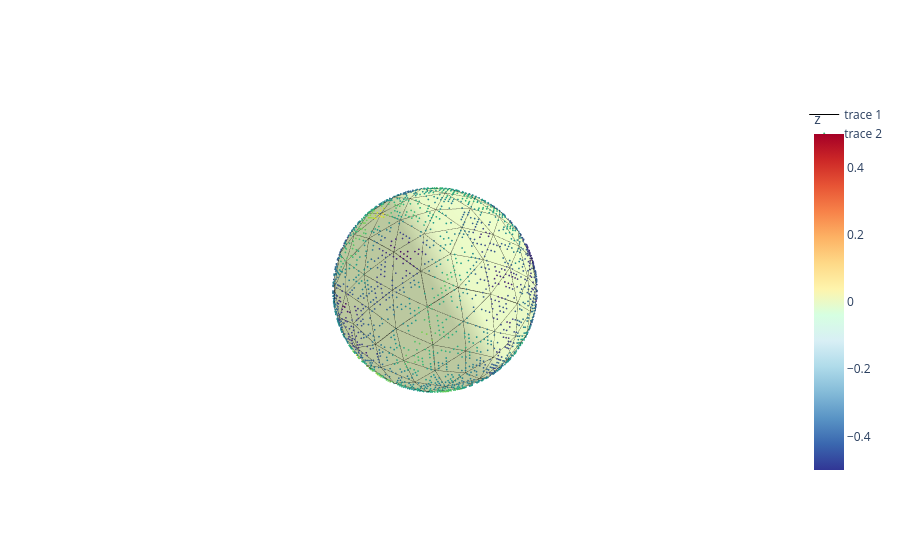

Notebook source saved alongside this figure:
### Markdown cell above
Highlight One sample and check the closest meshes

### Code cell
point = gop.PointDb(dbdat, size=1, nameColor="simu", fromLongLat=True)
blank = gop.SurfaceOnMesh(mesh, opacity=1)
meshing = gop.Meshing(mesh)

fig = go.Figure(data=[blank, meshing, point])
fig.update_scenes(xaxis_visible=False, yaxis_visible=False, zaxis_visible=False)
f = fig.show()

### Figure 1 — Plotly figure (JSON) as saved in the notebook; plotly's stock layout.template omitted (floating-point values rounded to 4 significant figures; data arrays with more than 128 entries replaced by an {"elided": "..."} marker saying what was removed)
{"data": [{"color": "white", "colorbar": {"title": {"text": "z"}}, "colorscale": [[0, "#313695"], [0.07692, "#3a67af"], [0.1538, "#5994c5"], [0.2308, "#84bbd8"], [0.3077, "#afdbea"], [0.3846, "#d8eff5"], [0.4615, "#d6ffe1"], [0.5385, "#fef4ac"], [0.6154, "#fed987"], [0.6923, "#fdb264"], [0.7692, "#f78249"], [0.8462, "#e75435"], [0.9231, "#cc2727"], [1, "#a50026"]], "i": {"elided": "320 int values"}, "intensity": {"elided": "162 float values"}, "j": {"elided": "320 int values"}, "k": {"elided": "320 int values"}, "name": "y", "opacity": 1, "type": "mesh3d", "x": {"elided": "162 float values"}, "y": {"elided": "162 float values"}, "z": {"elided": "162 float values"}}, {"line": {"color": "black", "width": 1}, "mode": "lines", "type": "scatter3d", "x": {"elided": "1280 float values"}, "y": {"elided": "1280 float values"}, "z": {"elided": "1280 float values"}}, {"marker": {"color": {"elided": "4000 float values"}, "colorscale": [[0, "#440154"], [0.1111, "#482878"], [0.2222, "#3e4989"], [0.3333, "#31688e"], [0.4444, "#26828e"], [0.5556, "#1f9e89"], [0.6667, "#35b779"], [0.7778, "#6ece58"], [0.8889, "#b5de2b"], [1, "#fde725"]], "opacity": 1, "size": 1}, "mode": "markers", "type": "scatter3d", "x": {"elided": "4000 float values"}, "y": {"elided": "4000 float values"}, "z": {"elided": "4000 float values"}}], "layout": {"scene": {"xaxis": {"visible": false}, "yaxis": {"visible": false}, "zaxis": {"visible": false}}}}
